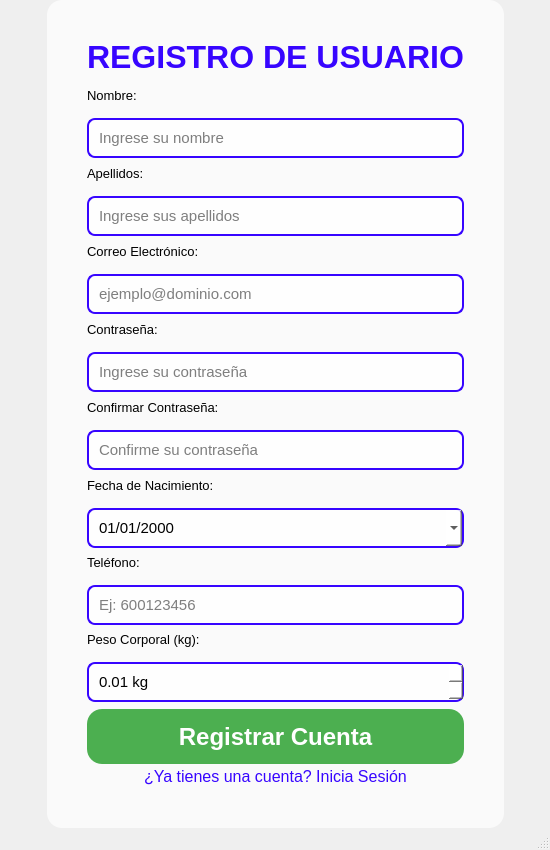
<?xml version="1.0" encoding="UTF-8"?>
<ui version="4.0">
 <class>MainWindow</class>
 <widget class="QMainWindow" name="MainWindow">
  <property name="geometry">
   <rect>
    <x>0</x>
    <y>0</y>
    <width>550</width> <height>850</height> </rect>
  </property>
  <property name="minimumSize">
   <size>
    <width>550</width>
    <height>850</height>
   </size>
  </property>
  <property name="maximumSize">
   <size>
    <width>550</width>
    <height>850</height>
   </size>
  </property>
  <property name="windowTitle">
   <string>POWERGYM - Registro</string>
  </property>
  <property name="windowIcon">
   <iconset resource="../recursos.qrc">
    <normaloff>:/logo/514ba084-0d56-41a1-9273-abc5a52fc600.png</normaloff>:/logo/514ba084-0d56-41a1-9273-abc5a52fc600.png</iconset>
  </property>
  <property name="styleSheet"> <string notr="true">
    QMainWindow#MainWindow { /* Usamos el objectName de la ventana principal */
     background-image: url(:/Imagenes/descarga.jpg); /* Asegúrate de que esta ruta es correcta en recursos.qrc */
     background-repeat: no-repeat;
     background-position: center;
     background-size: cover;
    }
   </string>
  </property>
  <widget class="QWidget" name="centralwidget">
   <layout class="QHBoxLayout" name="horizontalLayout_main">
    <property name="spacing">
     <number>0</number>
    </property>
    <property name="leftMargin">
     <number>0</number>
    </property>
    <property name="topMargin">
     <number>0</number>
    </property>
    <property name="rightMargin">
     <number>0</number>
    </property>
    <property name="bottomMargin">
     <number>0</number>
    </property>
    <item>
     <spacer name="horizontalSpacer_left">
      <property name="orientation">
       <enum>Qt::Horizontal</enum>
      </property>
      <property name="sizeHint" stdset="0">
       <size>
        <width>40</width>
        <height>20</height>
       </size>
      </property>
     </spacer>
    </item>
    <item>
     <widget class="QFrame" name="frame_registro_principal">
      <property name="minimumSize">
       <size>
        <width>450</width> <height>0</height>
       </size>
      </property>
      <property name="maximumSize">
       <size>
        <width>500</width>
        <height>16777215</height>
       </size>
      </property>
      <property name="styleSheet">
       <string notr="true">
        QFrame#frame_registro_principal {
         background-color: rgba(255, 255, 255, 180); /* Blanco con 70% de opacidad */
         border-radius: 15px;
         padding: 10px; /* Padding para el frame */
        }
       </string>
      </property>
      <property name="frameShape">
       <enum>QFrame::StyledPanel</enum>
      </property>
      <property name="frameShadow">
       <enum>QFrame::Raised</enum>
      </property>
      <layout class="QVBoxLayout" name="verticalLayout_registro">
       <property name="spacing">
        <number>15</number>
       </property>
       <property name="leftMargin">
        <number>30</number>
       </property>
       <property name="topMargin">
        <number>30</number>
       </property>
       <property name="rightMargin">
        <number>30</number>
       </property>
       <property name="bottomMargin">
        <number>30</number>
       </property>
       <item>
        <widget class="QLabel" name="lbl_titulo_registro">
         <property name="font">
          <font>
           <pointsize>24</pointsize>
           <weight>75</weight>
           <bold>true</bold>
          </font>
         </property>
         <property name="styleSheet">
          <string notr="true">color: rgb(55,5,255);</string>
         </property>
         <property name="text">
          <string>REGISTRO DE USUARIO</string>
         </property>
         <property name="alignment">
          <set>Qt::AlignCenter</set>
         </property>
        </widget>
       </item>
       <item>
        <spacer name="verticalSpacer_top">
         <property name="orientation">
          <enum>Qt::Vertical</enum>
         </property>
         <property name="sizeHint" stdset="0">
          <size>
           <width>20</width>
           <height>20</height>
          </size>
         </property>
        </spacer>
       </item>
       <item>
        <widget class="QLabel" name="lbl_nombre">
         <property name="font">
          <font>
           <pointsize>10</pointsize>
          </font>
         </property>
         <property name="text">
          <string>Nombre:</string>
         </property>
        </widget>
       </item>
       <item>
        <widget class="QLineEdit" name="txt_nombre">
         <property name="minimumSize">
          <size>
           <width>0</width>
           <height>40</height>
          </size>
         </property>
         <property name="font">
          <font>
           <pointsize>11</pointsize>
          </font>
         </property>
         <property name="styleSheet">
          <string notr="true">
           QLineEdit {
            background-color: rgba(255, 255, 255, 200);
            border: 2px solid rgb(55, 5, 255);
            border-radius: 8px;
            padding: 8px;
            color: black;
           }
           QLineEdit:focus {
            border: 2px solid rgb(0, 0, 200);
           }
          </string>
         </property>
         <property name="placeholderText">
          <string>Ingrese su nombre</string>
         </property>
        </widget>
       </item>
       <item>
        <widget class="QLabel" name="lbl_apellidos">
         <property name="font">
          <font>
           <pointsize>10</pointsize>
          </font>
         </property>
         <property name="text">
          <string>Apellidos:</string>
         </property>
        </widget>
       </item>
       <item>
        <widget class="QLineEdit" name="txt_apellidos">
         <property name="minimumSize">
          <size>
           <width>0</width>
           <height>40</height>
          </size>
         </property>
         <property name="font">
          <font>
           <pointsize>11</pointsize>
          </font>
         </property>
         <property name="styleSheet">
          <string notr="true">
           QLineEdit {
            background-color: rgba(255, 255, 255, 200);
            border: 2px solid rgb(55, 5, 255);
            border-radius: 8px;
            padding: 8px;
            color: black;
           }
           QLineEdit:focus {
            border: 2px solid rgb(0, 0, 200);
           }
          </string>
         </property>
         <property name="placeholderText">
          <string>Ingrese sus apellidos</string>
         </property>
        </widget>
       </item>
       <item>
        <widget class="QLabel" name="lbl_email">
         <property name="font">
          <font>
           <pointsize>10</pointsize>
          </font>
         </property>
         <property name="text">
          <string>Correo Electrónico:</string>
         </property>
        </widget>
       </item>
       <item>
        <widget class="QLineEdit" name="txt_email">
         <property name="minimumSize">
          <size>
           <width>0</width>
           <height>40</height>
          </size>
         </property>
         <property name="font">
          <font>
           <pointsize>11</pointsize>
          </font>
         </property>
         <property name="styleSheet">
          <string notr="true">
           QLineEdit {
            background-color: rgba(255, 255, 255, 200);
            border: 2px solid rgb(55, 5, 255);
            border-radius: 8px;
            padding: 8px;
            color: black;
           }
           QLineEdit:focus {
            border: 2px solid rgb(0, 0, 200);
           }
          </string>
         </property>
         <property name="placeholderText">
          <string>ejemplo@dominio.com</string>
         </property>
        </widget>
       </item>
       <item>
        <widget class="QLabel" name="lbl_password">
         <property name="font">
          <font>
           <pointsize>10</pointsize>
          </font>
         </property>
         <property name="text">
          <string>Contraseña:</string>
         </property>
        </widget>
       </item>
       <item>
        <widget class="QLineEdit" name="txt_password">
         <property name="minimumSize">
          <size>
           <width>0</width>
           <height>40</height>
          </size>
         </property>
         <property name="font">
          <font>
           <pointsize>11</pointsize>
          </font>
         </property>
         <property name="styleSheet">
          <string notr="true">
           QLineEdit {
            background-color: rgba(255, 255, 255, 200);
            border: 2px solid rgb(55, 5, 255);
            border-radius: 8px;
            padding: 8px;
            color: black;
           }
           QLineEdit:focus {
            border: 2px solid rgb(0, 0, 200);
           }
          </string>
         </property>
         <property name="echoMode">
          <enum>QLineEdit::Password</enum>
         </property>
         <property name="placeholderText">
          <string>Ingrese su contraseña</string>
         </property>
        </widget>
       </item>
       <item>
        <widget class="QLabel" name="lbl_confirm_password">
         <property name="font">
          <font>
           <pointsize>10</pointsize>
          </font>
         </property>
         <property name="text">
          <string>Confirmar Contraseña:</string>
         </property>
        </widget>
       </item>
       <item>
        <widget class="QLineEdit" name="txt_confirm_password">
         <property name="minimumSize">
          <size>
           <width>0</width>
           <height>40</height>
          </size>
         </property>
         <property name="font">
          <font>
           <pointsize>11</pointsize>
          </font>
         </property>
         <property name="styleSheet">
          <string notr="true">
           QLineEdit {
            background-color: rgba(255, 255, 255, 200);
            border: 2px solid rgb(55, 5, 255);
            border-radius: 8px;
            padding: 8px;
            color: black;
           }
           QLineEdit:focus {
            border: 2px solid rgb(0, 0, 200);
           }
          </string>
         </property>
         <property name="echoMode">
          <enum>QLineEdit::Password</enum>
         </property>
         <property name="placeholderText">
          <string>Confirme su contraseña</string>
         </property>
        </widget>
       </item>
       <item>
        <widget class="QLabel" name="lbl_fecha_nacimiento">
         <property name="font">
          <font>
           <pointsize>10</pointsize>
          </font>
         </property>
         <property name="text">
          <string>Fecha de Nacimiento:</string>
         </property>
        </widget>
       </item>
       <item>
        <widget class="QDateEdit" name="dateedit_fecha_nacimiento">
         <property name="minimumSize">
          <size>
           <width>0</width>
           <height>40</height>
          </size>
         </property>
         <property name="font">
          <font>
           <pointsize>11</pointsize>
          </font>
         </property>
         <property name="styleSheet">
          <string notr="true">
           QDateEdit {
            background-color: rgba(255, 255, 255, 200);
            border: 2px solid rgb(55, 5, 255);
            border-radius: 8px;
            padding: 8px;
            color: black;
           }
           QDateEdit:focus {
            border: 2px solid rgb(0, 0, 200);
           }
          </string>
         </property>
         <property name="displayFormat">
          <string>dd/MM/yyyy</string>
         </property>
         <property name="calendarPopup">
          <bool>true</bool>
         </property>
        </widget>
       </item>
       <item>
        <widget class="QLabel" name="lbl_telefono">
         <property name="font">
          <font>
           <pointsize>10</pointsize>
          </font>
         </property>
         <property name="text">
          <string>Teléfono:</string>
         </property>
        </widget>
       </item>
       <item>
        <widget class="QLineEdit" name="txt_telefono">
         <property name="minimumSize">
          <size>
           <width>0</width>
           <height>40</height>
          </size>
         </property>
         <property name="font">
          <font>
           <pointsize>11</pointsize>
          </font>
         </property>
         <property name="styleSheet">
          <string notr="true">
           QLineEdit {
            background-color: rgba(255, 255, 255, 200);
            border: 2px solid rgb(55, 5, 255);
            border-radius: 8px;
            padding: 8px;
            color: black;
           }
           QLineEdit:focus {
            border: 2px solid rgb(0, 0, 200);
           }
          </string>
         </property>
         <property name="placeholderText">
          <string>Ej: 600123456</string>
         </property>
        </widget>
       </item>
       <item>
        <widget class="QLabel" name="lbl_peso_corporal">
         <property name="font">
          <font>
           <pointsize>10</pointsize>
          </font>
         </property>
         <property name="text">
          <string>Peso Corporal (kg):</string>
         </property>
        </widget>
       </item>
       <item>
        <widget class="QDoubleSpinBox" name="spinbox_peso_corporal">
         <property name="minimumSize">
          <size>
           <width>0</width>
           <height>40</height>
          </size>
         </property>
         <property name="font">
          <font>
           <pointsize>11</pointsize>
          </font>
         </property>
         <property name="styleSheet">
          <string notr="true">
           QDoubleSpinBox {
            background-color: rgba(255, 255, 255, 200);
            border: 2px solid rgb(55, 5, 255);
            border-radius: 8px;
            padding: 8px;
            color: black;
           }
           QDoubleSpinBox:focus {
            border: 2px solid rgb(0, 0, 200);
           }
          </string>
         </property>
         <property name="suffix">
          <string> kg</string>
         </property>
         <property name="decimals">
          <number>2</number>
         </property>
         <property name="minimum">
          <double>0.01</double>
         </property>
         <property name="maximum">
          <double>300.00</double>
         </property>
        </widget>
       </item>
       <item>
        <spacer name="verticalSpacer_middle_bottom_form">
         <property name="orientation">
          <enum>Qt::Vertical</enum>
         </property>
         <property name="sizeHint" stdset="0">
          <size>
           <width>20</width>
           <height>20</height>
          </size>
         </property>
        </spacer>
       </item>
       <item>
        <widget class="QPushButton" name="btn_registrar">
         <property name="minimumSize">
          <size>
           <width>0</width>
           <height>55</height>
          </size>
         </property>
         <property name="font">
          <font>
           <pointsize>18</pointsize>
           <weight>75</weight>
           <bold>true</bold>
          </font>
         </property>
         <property name="styleSheet">
          <string notr="true">
           QPushButton {
            background-color: #4CAF50; /* Verde, coherente con VistaInicial */
            color: white;
            border-radius: 15px;
            padding: 10px;
            border: none;
           }
           QPushButton:hover {
            background-color: #45a049;
           }
          </string>
         </property>
         <property name="text">
          <string>Registrar Cuenta</string>
         </property>
        </widget>
       </item>
       <item>
        <widget class="QPushButton" name="btn_volver_login">
         <property name="minimumSize">
          <size>
           <width>0</width>
           <height>40</height>
          </size>
         </property>
         <property name="font">
          <font>
           <pointsize>12</pointsize> </font>
         </property>
         <property name="text">
          <string>¿Ya tienes una cuenta? Inicia Sesión</string> </property>
         <property name="flat">
          <bool>true</bool>
         </property>
         <property name="styleSheet">
          <string notr="true">
           QPushButton {
            color: rgb(55, 5, 255); /* Azul/Morado, coherente con las demás */
           }
           QPushButton:hover {
            text-decoration: underline;
           }
          </string>
         </property>
        </widget>
       </item>
       <item>
        <spacer name="verticalSpacer_bottom_form">
         <property name="orientation">
          <enum>Qt::Vertical</enum>
         </property>
         <property name="sizeHint" stdset="0">
          <size>
           <width>20</width>
           <height>40</height>
          </size>
         </property>
        </spacer>
       </item>
      </layout>
     </widget>
    </item>
    <item>
     <spacer name="horizontalSpacer_right">
      <property name="orientation">
       <enum>Qt::Horizontal</enum>
      </property>
      <property name="sizeHint" stdset="0">
       <size>
        <width>40</width>
        <height>20</height>
       </size>
      </property>
     </spacer>
    </item>
   </layout>
  </widget>
  <widget class="QMenuBar" name="menubar">
   <property name="geometry">
    <rect>
     <x>0</x>
     <y>0</y>
     <width>800</width>
     <height>26</height>
    </rect>
   </property>
  </widget>
  <widget class="QStatusBar" name="statusbar"/>
 </widget>
 <resources>
  <include location="../recursos.qrc"/>
 </resources>
 <connections/>
</ui>
